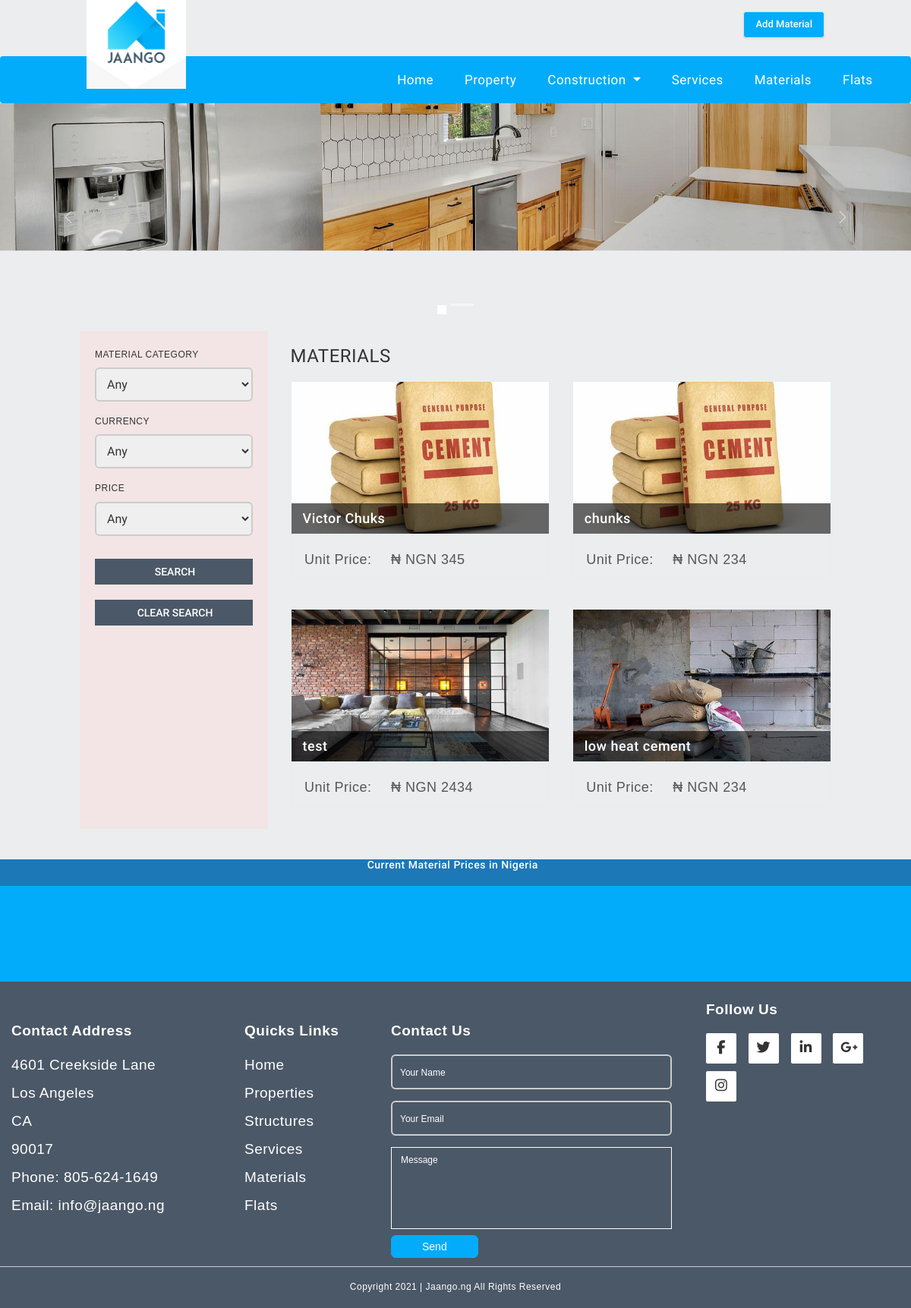
The page /materials on the database its author committed.
### app/models.py (models this page shows, shortened)
class Material(models.Model):
    type = [
        ("Test Cate","Test Cate"),
        ("Cement","Cement"),
        ("Tiles","Tiles"),
        ("Sand","Sand"),
        ("Gravel","Gravel"),
        ("Iron","Iron"),
        ("Limestone","Limestone"),
    ]
    weight = [
        ("KG","KG"),
        ("Pound","Pound"),
        ("Tonne","Tonne"),
        ("Grams","Grams"),
        ("Milligrams","Milligrams"),
        ("Meters","Meters"),
        ("Square Meters","Square Meters"),
        ("Centimeters","Centimeters"),
        ("Inches","Inches"),
        ("Millimeters","Millimeters")
    ]
    user = models.ForeignKey(User,on_delete=models.CASCADE)
    Item= models.CharField(default="",max_length=20)
    Title= models.CharField(default="",max_length=50)
    Description = models.CharField(default="",max_length=250)
    Address = models.CharField(default="",max_length=200)
    Quantity = models.IntegerField()
    Price = models.IntegerField()
    Category = models.CharField(max_length=50,choices=type)
    Currency= models.CharField(choices=Property.currency,max_length=20)
    Weight = models.CharField(choices=weight,max_length=80)
    Date = models.DateField(default=timezone.now)
    image1 = models.FileField(upload_to="Images",null=True,blank=True)
    image1Verify = models.BooleanField(blank=True,null=True)

### app/views.py (the view, shortened to what this page needs)
# urls.py: path("materials",views.material,name="material"),
def material(request):
    data = {}
    newList = []
    data["ptype"] = models.Material.type
    data["currency"] = currency
    materialData = models.Material.objects.all()
    data["material"] = materialData
    return render(request, "materials.html", data)

### Templates/materials.html (shortened to what this page needs)
{% extends "base.html" %}
{% block button %} <a href="/addMaterial"><button id="tablesModify" class="buttom inline-flex justify-center py-2 px-4 border border-transparent shadow-sm text-sm font-medium rounded-md text-white bg-indigo-600 hover:bg-indigo-700 focus:outline-none focus:ring-2 focus:ring-offset-2 focus:ring-indigo-500">
  Add Material
</button></a>{% endblock %}
{% block corousal %}
    <div id="carouselExampleIndicators" class="carousel slide coros" data-bs-ride="carousel">
      <div class="carousel-indicators">
        <button type="button" data-bs-target="#carouselExampleIndicators" data-bs-slide-to="0" class="active"
          aria-current="true" aria-label="Slide 1"></button>
        <button type="button" data-bs-target="#carouselExampleIndicators" data-bs-slide-to="1"
          aria-label="Slide 2"></button>
      </div>
      <div class="carousel-inner">
        <div class="carousel-item active">
          <img src="/static/assets/images/material1.jpg" class="d-block w-100" alt="image">
        </div>
      </div>
      <button class="carousel-control-prev" type="button" data-bs-target="#carouselExampleIndicators"
        data-bs-slide="prev">
        <span class="carousel-control-prev-icon" aria-hidden="true"></span>
      </button>
      <button class="carousel-control-next" type="button" data-bs-target="#carouselExampleIndicators"
        data-bs-slide="next">
        <span class="carousel-control-next-icon" aria-hidden="true"></span>
      </button>
    </div>
    {% endblock %}
{% block body %}
<div class="container-fluid content">
  <div class="row search-filter-row">
    <div class="col-md-4 col-lg-3 search-filters" style="background-color:rgb(243, 229, 229);">
      <form method="POST" action="/materials">{% csrf_token %}
        <ul class="list-unstyled">
          <li>
            <h6>MATERIAL CATEGORY</h6>
            <select class="selectpicker" id="lst-property-type" name="lst-property-type" title="All Types">
              {% for i in ptype %}
              <option value="" style="display: none;">Any</option>
              {% endfor %}
            </select>
          </li>
          <li>
            <h6>CURRENCY</h6>
            <select class="selectpicker lst-currency" title="₦ NGN" id="lst-currency" name="lst-currency">
              {% for i in currency %}
              <option value="" style="display: none;">Any</option>
              {% endfor %}
            </select>
          </li>
          <li>
            <h6>PRICE</h6>
            <select class="selectpicker lst-price" title="Any" id="lst-price" name="lst-price">
              <option value="" style="display: none;">Any</option>
            </select>
          </li>
        </ul>
        <button type="submit" class="btn btn-default search-filters-submit"
          id="property-filters-submit">&nbsp;SEARCH</button>
        <a href="/materials"><button type="button" class="btn btn-default search-filters-submit" id="property-filters-clear">&nbsp;CLEAR
          SEARCH</button></a>
      </form>
    </div>
    <div class="col-md-8 col-lg-9 search-list">
      <div>
        <h3 class="no-padding">MATERIALS</h3>
      </div>
      <div class="row" id="properties-list-container">
        {% for i in material %}
        <div class="col-sm-6 search-list-element">
          <a href="materials/{{i.id}}">
            <div class="search-list-img">
              <img src="Files/{{i.image1}}"
                class="img-responsive">
              <div class="opaque-heading-field">
                <div class="element-heading">
                  <h4>{{ i.Title }}</h4>
                </div>
              </div>
            </div>
          </a>
          <div class="info-panel">
            <div class="row no-margin features">
              <a class="modal-locat">
                <div class="location-tile">
                  <span style="font-family: 'Gill Sans', 'Gill Sans MT', Calibri, 'Trebuchet MS', sans-serif; font-size: large;" aria-hidden="true">Unit Price: </span>
                  <h4 style="font-family: 'Gill Sans', 'Gill Sans MT', Calibri, 'Trebuchet MS', sans-serif; font-size: large;" class="no-margin display-inline">{{i.Currency}} {{ i.Price }}</h4>
                </div>
              </a>
            </div>
          </div>
        </div>
        {% endfor %}
      </div>
    </div>
  </div>
</div>
{% endblock %}

### static/assets/css/style.css (style rules this page uses)
html, body { font-family: 'Roboto', sans-serif; margin:0; width: 100% !important; height:100%; letter-spacing: .5px; }
body { overflow-y: scroll !important; padding: 0 !important; }
h1, h2, h3, h4, h5, h6, .h1, .h2, .h3, .h4, .h5, .h6 { font-weight: 400; }
.content { padding: 0 10% 40px !important; }
p, h1, h2, h3, h4, h5, h6 { padding-left: 0 !important; }
.contact-top button { background-color: #02acfa; width: 65px; vertical-align: text-bottom; margin: 0 0 3px 20px; }
.carousel-indicators { bottom: 10px; margin-bottom: 0; }
.carousel-indicators .active { margin: 2px 3px; }
.search-filter-row { margin-left: 0; margin-right: 0; }
.search-filters { padding: 5px 20px 20px; background-color: #ecedef; }
.search-filters h6 { margin-top: 20px; }
.search-filters-submit { width: 100%; border-radius: 0; margin-top: 20px; color: #ffffff; background-color: #4b5867; border-color: transparent; }
.search-list { padding: 0 0 0 30px; }
.search-list-element { padding-bottom: 30px; padding-top: 10px; }
.search-list-element:nth-child(odd) { clear: both; }
.search-list-img { position: relative; border: 1px solid #e4eef1; cursor: pointer; }
.search-list-img img { width: 100%; height: 200px; object-fit: cover; }
.opaque-heading-field { background-color: rgba(0,0,0,.6); color: #ffffff; position: absolute; min-height: 40px; width: 100%; z-index: 1; bottom: 0; }
.element-heading { z-index: 2; color: #ffffff; }
.element-heading h4 { padding-left: 15px !important; }
.info-panel, .main-enquiry { border: 1px solid #e4eef1 !important; }
.features { padding: 10px; }
.location-tile { padding: 10px 0 0; }
.list-element-bottom-row h5, h4, h3 { padding-left: 20px !important; }
.materials-row h5, .search-filters-submit, .subpage-intro-tiles a, .element-heading h4, .element-left-feature h6, .element-right-feature h6, .info-table h5, .list-element-bottom-row h4, .list-element-bottom-row h3 { font-weight: 500 !important; }
.contact-top h3, .contact-top h5, .filter-option, .subpage-intro-tiles p, .materials-bottom-row h6, .info-panel { color: #565656; }
.display-inline { display: inline-block !important; }
.no-padding { padding: 0 !important; }
.no-margin { margin: 0 !important; }
a { color: inherit !important; }
* { -webkit-box-sizing: border-box; -moz-box-sizing: border-box; box-sizing: border-box; }
.carousel-inner { height: 100%; }

### static/assets/css/half-slider.css (style rules this page uses)
html, body { height: 100%; }
.carousel { height: 65%; }
.item, .active, .carousel-inner { height: 100%; }

### static/assets/css/add.css (style rules this page uses)
body { background-color: #ecedef; }
.selectpicker { height: 45px; width: 100%; }
.selectpicker option { font-size: 17px; font-family:'Gill Sans', 'Gill Sans MT', Calibri, 'Trebuchet MS', sans-serif; font-weight: 200; }

### Templates/base.html (style rules this page uses)
* { padding: 0px; margin: 0px; }
.coros { height: 300px; }
.carousel-item { height: 300px; }
#tablesModify { width: fit-content; font-size: small; height: 35px; align-items: center; }
.row { margin-left: -15px; margin-right: -15px; }

### Templates/materials.html (style rules this page uses)
select { border-radius: 6px; height: 46px; padding: 10px; font-size: 16px; border: 2px solid #ccc!important; }
h6 { font-family:'Gill Sans', 'Gill Sans MT', Calibri, 'Trebuchet MS', sans-serif!important; }

### rows shown on the page
Material: image1 (picture), Title "Victor Chuks", Currency "₦ NGN", Price "345"
Material: image1 (picture), Title "chunks", Currency "₦ NGN", Price "234"
Material: image1 (picture), Title "test", Currency "₦ NGN", Price "2434"
Material: image1 (picture), Title "low heat cement", Currency "₦ NGN", Price "234"
